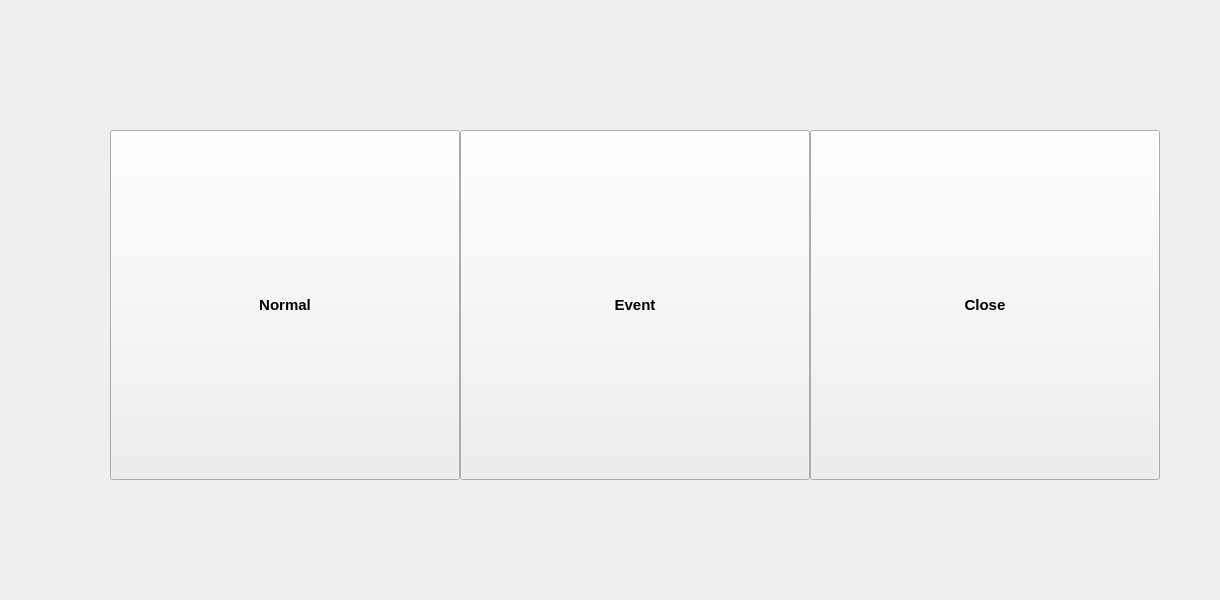
<?xml version="1.0" encoding="UTF-8"?>
<ui version="4.0">
 <class>RecordPage</class>
 <widget class="QWidget" name="RecordPage">
  <property name="geometry">
   <rect>
    <x>0</x>
    <y>0</y>
    <width>1220</width>
    <height>600</height>
   </rect>
  </property>
  <property name="windowTitle">
   <string>Form</string>
  </property>
  <property name="autoFillBackground">
   <bool>true</bool>
  </property>
  <widget class="QPushButton" name="buttonClose">
   <property name="enabled">
    <bool>true</bool>
   </property>
   <property name="geometry">
    <rect>
     <x>810</x>
     <y>130</y>
     <width>350</width>
     <height>350</height>
    </rect>
   </property>
   <property name="minimumSize">
    <size>
     <width>0</width>
     <height>150</height>
    </size>
   </property>
   <property name="font">
    <font>
     <pointsize>11</pointsize>
     <weight>75</weight>
     <italic>false</italic>
     <bold>true</bold>
    </font>
   </property>
   <property name="text">
    <string>Close</string>
   </property>
  </widget>
  <widget class="QPushButton" name="buttonEvent">
   <property name="geometry">
    <rect>
     <x>460</x>
     <y>130</y>
     <width>350</width>
     <height>350</height>
    </rect>
   </property>
   <property name="sizePolicy">
    <sizepolicy hsizetype="Minimum" vsizetype="Fixed">
     <horstretch>0</horstretch>
     <verstretch>0</verstretch>
    </sizepolicy>
   </property>
   <property name="minimumSize">
    <size>
     <width>0</width>
     <height>150</height>
    </size>
   </property>
   <property name="font">
    <font>
     <pointsize>11</pointsize>
     <weight>75</weight>
     <italic>false</italic>
     <bold>true</bold>
    </font>
   </property>
   <property name="text">
    <string>Event</string>
   </property>
  </widget>
  <widget class="QPushButton" name="buttonNormal">
   <property name="geometry">
    <rect>
     <x>110</x>
     <y>130</y>
     <width>350</width>
     <height>350</height>
    </rect>
   </property>
   <property name="minimumSize">
    <size>
     <width>0</width>
     <height>150</height>
    </size>
   </property>
   <property name="font">
    <font>
     <pointsize>11</pointsize>
     <weight>75</weight>
     <italic>false</italic>
     <bold>true</bold>
    </font>
   </property>
   <property name="text">
    <string>Normal</string>
   </property>
  </widget>
 </widget>
 <resources/>
 <connections/>
</ui>
